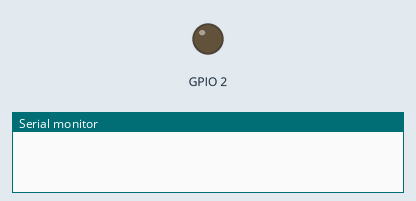
Recording of a sketch running on a simulated ESP32. Parts: output pins drawn as LEDs (lit = HIGH), the last lines printed to the serial monitor. WiFi joins after 1.5 s; servers stay silent unless stated; uploads are accepted with an empty reply; the local clock reads 2024-03-15 10:24:30 at power-on unless the sketch sets it; no MQTT or app messages arrive unless stated.

Above: at 0.0 s.
At 1.8 s:
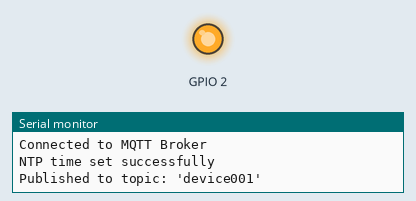
Timing chart, 0 to 3.3 s (numbered marks = the images above):
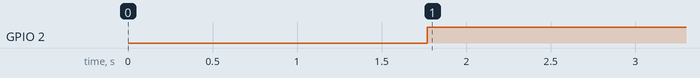

The sketch:

Projekt_zespolowy.ino
```cpp
#include "MqttHandler.hpp"

const char* deviceName = "device001";

const char* ssid = "";
const char* password = "";

const char* mqtt_server = "";
const char* mqtt_login = "";
const char* mqtt_password = "";

// mqttHandler(ssid, password, mqtt_server, mqtt_user, mqtt_password)
//                                          ^puste ""  ^puste ""
MqttHandler mqttHandler(deviceName, ssid, password, mqtt_server, mqtt_login, mqtt_password);

void setup() {
    mqttHandler.begin();
}

void loop() {
    // mqttHandler.handle(speed, latitude, longitude, direction,
    //                    isIgnitionOn, isDriving, isDrivingNeutral,
    //                    fuelLevel, mileage, diagnosticCodes);
    mqttHandler.handle();
}
```

MqttHandler.cpp
```cpp
#include "MqttHandler.hpp"

MqttHandler::MqttHandler(const char* DeviceName, const char* Ssid, const char* Password, const char* Mqtt_server, const char* Mqtt_user, const char* Mqtt_password)
    : deviceName(DeviceName), ssid(Ssid), password(Password), mqtt_server(Mqtt_server), mqtt_user(Mqtt_user), mqtt_password(Mqtt_password), client(espClient) {}

void MqttHandler::begin() {
    Serial.begin(115200);
    pinMode(2, OUTPUT);
    setupWifi();
    sendPostRequest();
    setupMqtt();
    setupTime();
}

void MqttHandler::handle(int speed, float latitude, float longitude,
                         const char* direction, bool isIgnitionOn, bool isDriving,
                         bool isDrivingNeutral, float fuelLevel, float mileage,
                         const char* diagnosticCodes) {
    checkConnectionStatus();
    client.loop();

    StaticJsonDocument<512> doc;
    JsonArray location = doc.createNestedArray("location");
    doc["speed"] = speed;
    location.add(latitude);
    location.add(longitude);
    doc["direction"] = direction;
    doc["isIgnitionOn"] = isIgnitionOn;
    doc["isDriving"] = isDriving;
    doc["isDrivingNeutral"] = isDrivingNeutral;
    doc["fuelLevel"] = fuelLevel;
    doc["mileage"] = mileage;
    doc["diagnosticCodes"] = diagnosticCodes;
    doc["time"] = getTime();
    doc["date"] = getDate();

    char jsonBuffer[512];
    serializeJson(doc, jsonBuffer);
    client.publish(deviceName, jsonBuffer);
    Serial.print("Published to topic: '");
    Serial.print(deviceName);
    Serial.println("'");

    delay(1000);
}

void MqttHandler::setupWifi() {
    delay(10);

    Serial.println();
    Serial.print("Connecting to ");
    Serial.println(ssid);

    WiFi.begin(ssid, password);

    while (WiFi.status() != WL_CONNECTED) {
        delay(500);
        Serial.print("Attempting Wifi connection to: ");
        Serial.println(ssid);
    }

    Serial.println("");
    Serial.print("Connected to WiFi: ");
    Serial.print(ssid);
    Serial.print(" | IP address: ");
    Serial.println(WiFi.localIP());
}

void MqttHandler::sendPostRequest() {
    HTTPClient httpPostRequest;
    String url = "http://" + String(mqtt_server) + ":5212/devices/" + String(deviceName);
    Serial.println(url);

    bool postSuccess = false;


    if (!postSuccess) {
      if (httpPostRequest.begin(espClient, url)) {

            httpPostRequest.addHeader("Accept", "*/*");
            // httpPostRequest.addHeader("Content/Type", "Application/Json");
            StaticJsonDocument<200> doc;
            doc["deviceName"] = deviceName;

            String requestBody;
            serializeJson(doc, requestBody);

            int httpResponseCode = httpPostRequest.POST(requestBody);

            if (httpResponseCode > 0) {
                String response = httpPostRequest.getString();
                Serial.println("HTTP response: " + String(httpResponseCode));
                Serial.println("Server response: " + response);

                if (httpResponseCode == 200) {
                    Serial.println("POST request send successfully");
                    postSuccess = true;
                } else {
                    Serial.println("Unsuccessful POST request");
                }
            }
            else {
                Serial.println("Error while sending POST: " + String(httpResponseCode));
            }
            //problem z polaczeniem
            httpPostRequest.end();
        }
        else {
            Serial.println("Cannot connect to the server");
        }

        if (!postSuccess) {
            Serial.println("Sending POST again in 3 seconds");
            delay(3000);
        }
    }
}

void MqttHandler::setupMqtt() {
    client.setServer(mqtt_server, 1883);
    client.connect("ESP32Client", mqtt_user, mqtt_password);
    if (client.connected()) {
        Serial.print("Connected to MQTT Broker ");
        Serial.println(mqtt_server);
    }
    else {
        reconnect_mqtt();
    }
}

void MqttHandler::setupTime() {
    configTime(gmtOffset_sec, daylightOffset_sec, "pool.ntp.org");
    struct tm timeinfo;
    if (!getLocalTime(&timeinfo)) {
        Serial.println("Failed to obtain NTP time.");
    } else {
        Serial.println("NTP time set successfully");
        Serial.println("");
    }
}

void MqttHandler::reconnect_wifi() {
    Serial.println("WiFi disconnected. Attempting to reconnect...");
    WiFi.begin(ssid, password);
    unsigned long startTime = millis();
    while (WiFi.status() != WL_CONNECTED && millis() - startTime < 10000) {
        delay(500);
        Serial.println("Attempting to reconnect Wifi");
    }
    if (WiFi.status() == WL_CONNECTED) {
        Serial.print("Reconnected to WiFi: ");
        Serial.println(ssid);
        Serial.print("IP address: ");
        Serial.println(WiFi.localIP());
        Serial.println("");
    } else {
        Serial.println("Failed to reconnect to WiFi");
    }
}

void MqttHandler::reconnect_mqtt() {
    while (!client.connected()) {
        Serial.print("Attempting MQTT connection to: ");
        Serial.println(mqtt_server);
        if (client.connect("ESP32Client", mqtt_user, mqtt_password)) {
            Serial.println("connected");
        } else {
            Serial.print("failed, rc=");
            Serial.print(client.state());
            Serial.println(" try again in 5 seconds");

            delay(5000);
        }
    }
}

void MqttHandler::checkConnectionStatus() {
    if (WiFi.status() != WL_CONNECTED) {
        reconnect_wifi();
    }
    if (!client.connected()) {
        digitalWrite(2, LOW);
        reconnect_mqtt();
    }
    digitalWrite(2, HIGH);
}

String MqttHandler::getTime() {
    static char timeStr[9];
    struct tm timeinfo;
    if (!getLocalTime(&timeinfo)) {
        strcpy(timeStr, "Error");
        return String(timeStr);
    }
    strftime(timeStr, sizeof(timeStr), "%H:%M:%S", &timeinfo);
    return String(timeStr);
}

String MqttHandler::getDate() {
    static char dateStr[11];
    struct tm timeinfo;
    if (!getLocalTime(&timeinfo)) {
        strcpy(dateStr, "Error");
        return String(dateStr);
    }
    strftime(dateStr, sizeof(dateStr), "%d-%m-%Y", &timeinfo);
    return String(dateStr);
}
```

MqttHandler.hpp
```cpp
#include <WiFi.h>
#include "time.h"
#include <ArduinoJson.h>
#include <PubSubClient.h>
#include <HTTPClient.h>

#ifndef MqttHandler_hpp
#define MqttHandler_hpp

class MqttHandler {
private:
    const char* ssid;
    const char* password;
    const char* mqtt_server;
    const char* mqtt_user;
    const char* mqtt_password;

    const char* deviceName;

    WiFiClient espClient;
    PubSubClient client;

    const long gmtOffset_sec = 3600;
    const int daylightOffset_sec = 3600;

    void setupWifi();
    void sendPostRequest();
    void setupMqtt();
    void setupTime();

    String getTime();
    String getDate();

    void checkConnectionStatus();
    void reconnect_wifi();
    void reconnect_mqtt();
public:
    MqttHandler(const char* DeviceName, const char* Ssid, const char* Password,
                const char* Mqtt_server, const char* Mqtt_user, const char* Mqtt_password);

    void handle(int speed=-1, float latitude=-1, float longitude=-1, const char* direction="error",
                bool isIgnitionOn=false, bool isDriving=false, bool isDrivingNeutral=false,
                float fuelLevel=-1, float mileage=-1, const char* diagnosticCodes="error");

    void begin();
};

#endif
```

Measured:
- by itself, GPIO 2: LOW → HIGH at 1.8 s
